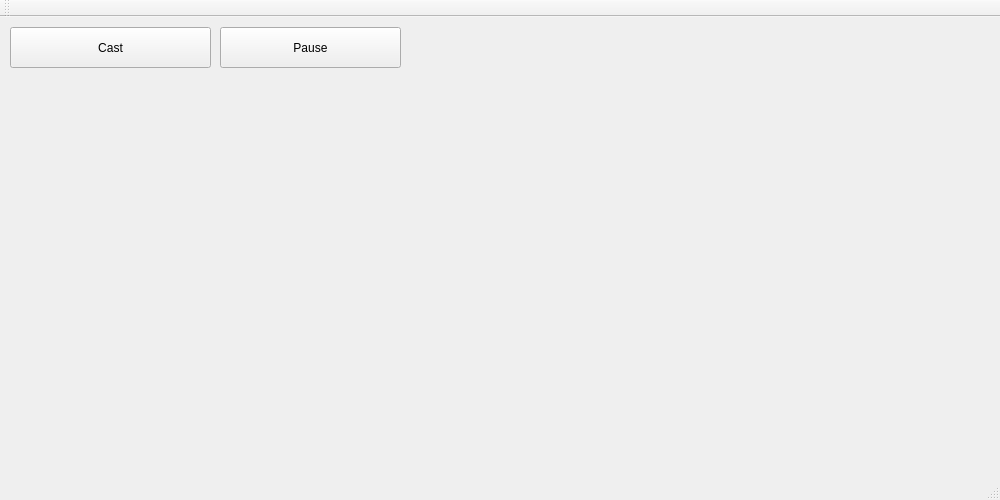
<?xml version="1.0" encoding="UTF-8"?>
<ui version="4.0">
 <class>MainWindow</class>
 <widget class="QMainWindow" name="MainWindow">
  <property name="geometry">
   <rect>
    <x>0</x>
    <y>0</y>
    <width>1000</width>
    <height>500</height>
   </rect>
  </property>
  <property name="windowTitle">
   <string>MainWindow</string>
  </property>
  <widget class="QWidget" name="centralWidget">
   <widget class="QPushButton" name="execCastButton">
    <property name="geometry">
     <rect>
      <x>10</x>
      <y>10</y>
      <width>201</width>
      <height>41</height>
     </rect>
    </property>
    <property name="text">
     <string>Cast</string>
    </property>
   </widget>
   <widget class="QPushButton" name="execPauseButton">
    <property name="geometry">
     <rect>
      <x>220</x>
      <y>10</y>
      <width>181</width>
      <height>41</height>
     </rect>
    </property>
    <property name="text">
     <string>Pause</string>
    </property>
   </widget>
  </widget>
  <widget class="QMenuBar" name="menuBar">
   <property name="geometry">
    <rect>
     <x>0</x>
     <y>0</y>
     <width>1000</width>
     <height>19</height>
    </rect>
   </property>
  </widget>
  <widget class="QToolBar" name="mainToolBar">
   <attribute name="toolBarArea">
    <enum>TopToolBarArea</enum>
   </attribute>
   <attribute name="toolBarBreak">
    <bool>false</bool>
   </attribute>
  </widget>
  <widget class="QStatusBar" name="statusBar"/>
 </widget>
 <layoutdefault spacing="6" margin="11"/>
 <resources/>
 <connections/>
</ui>
